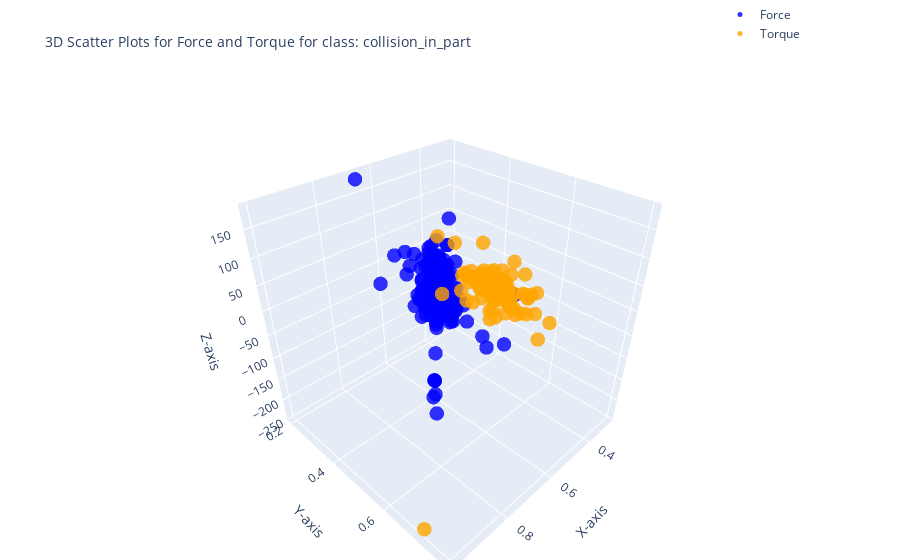

Notebook source saved alongside this figure:
### Code cell
import plotly.graph_objects as go
class_name = unique_classes[2]
df_fr_collision=class_dfs[class_name]
# 3D scatter plot for Force (Fx, Fy, Fz)
force_plot = go.Scatter3d(
    x=df_fr_collision['Fx'],
    y=df_fr_collision['Fy'],
    z=df_fr_collision['Fz'],
    mode='markers',
    marker=dict(size=5, color='blue', opacity=0.8),
    name='Force'
)

# 3D scatter plot for Torque (Tx, Ty, Tz)
torque_plot = go.Scatter3d(
    x=df_fr_collision['Tx'],
    y=df_fr_collision['Ty'],
    z=df_fr_collision['Tz'],
    mode='markers',
    marker=dict(size=5, color='orange', opacity=0.8),
    name='Torque'
)

# Create subplots
fig = go.Figure()

# Add Force plot
fig.add_trace(force_plot)
fig.add_trace(torque_plot)

# Layout settings
fig.update_layout(
    title='3D Scatter Plots for Force and Torque for class: ' + class_name,
    title_font=dict(size=14),  # Change the title font size
    scene=dict(
        xaxis_title='X-axis',
        yaxis_title='Y-axis',
        zaxis_title='Z-axis'
    ),
    legend=dict(x=0.8, y=1.2),
    margin=dict(l=0, r=0, b=0, t=40)
)

fig.show()

### Figure 1 — Plotly figure (JSON) as saved in the notebook; plotly's stock layout.template omitted (floating-point values rounded to 4 significant figures; data arrays with more than 128 entries replaced by an {"elided": "..."} marker saying what was removed)
{"data": [{"marker": {"color": "blue", "opacity": 0.8, "size": 5}, "mode": "markers", "name": "Force", "type": "scatter3d", "x": {"elided": "705 float values"}, "y": {"elided": "705 float values"}, "z": {"elided": "705 int values"}}, {"marker": {"color": "orange", "opacity": 0.8, "size": 5}, "mode": "markers", "name": "Torque", "type": "scatter3d", "x": {"elided": "705 float values"}, "y": {"elided": "705 float values"}, "z": {"elided": "705 int values"}}], "layout": {"legend": {"x": 0.8, "y": 1.2}, "margin": {"b": 0, "l": 0, "r": 0, "t": 40}, "scene": {"xaxis": {"title": {"text": "X-axis"}}, "yaxis": {"title": {"text": "Y-axis"}}, "zaxis": {"title": {"text": "Z-axis"}}}, "title": {"font": {"size": 14}, "text": "3D Scatter Plots for Force and Torque for class: collision_in_part"}}}
